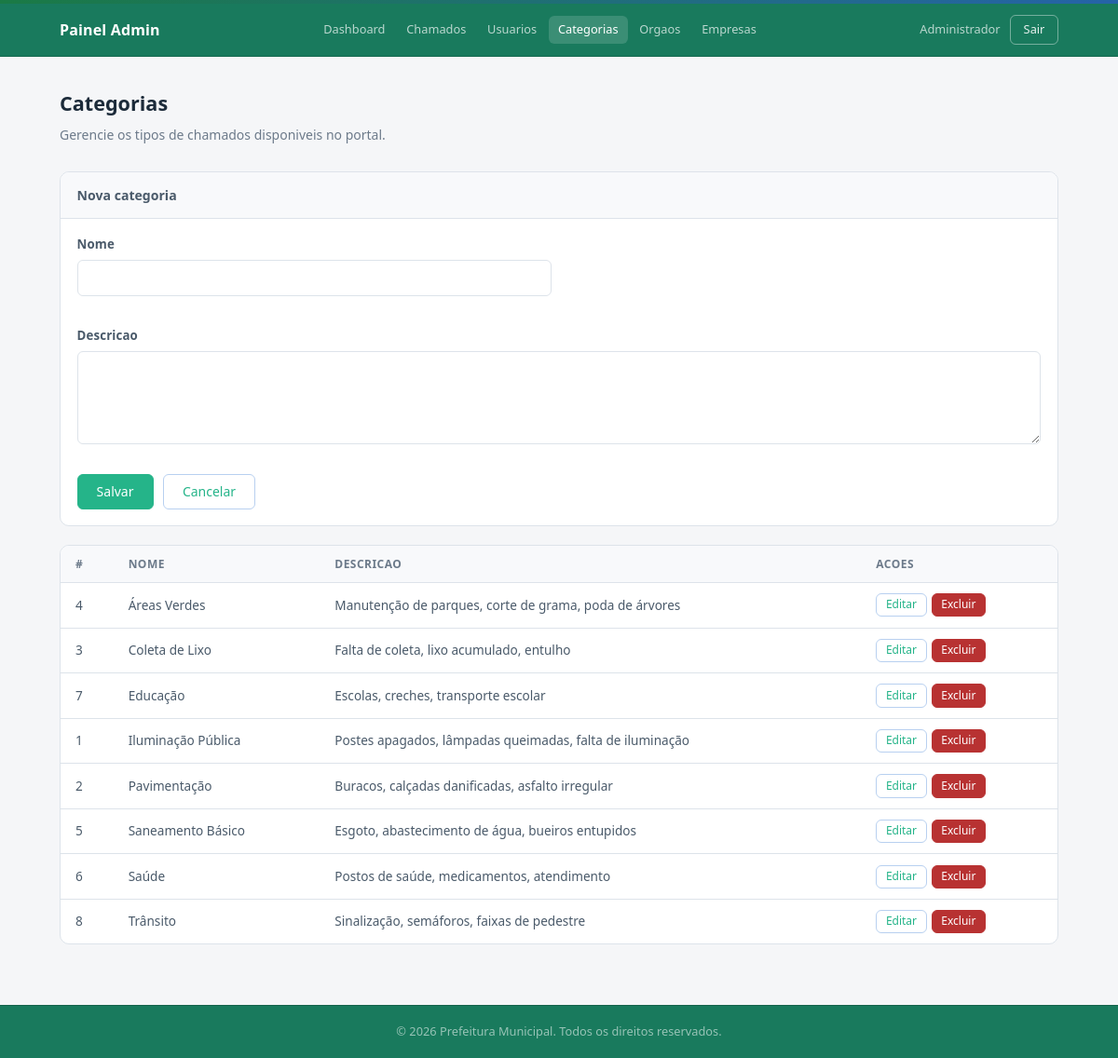
Screenshot of /admin/categorias (signed in) with the database file from the repository.
### tables this page shows
CREATE TABLE `categorias` (
  `id` int(11) NOT NULL,
  `nome` varchar(100) NOT NULL,
  `descricao` text DEFAULT NULL
);

### app/controllers/AdminController.php (called while the page is built, shortened)
<?php
require_once __DIR__ . '/../models/Categoria.php';
class AdminController {
    public function categorias(): void {
        $categoriaModel = new Categoria();
        $categorias = $categoriaModel->listarTodas();
        require __DIR__ . '/../views/admin/categorias.php';
    }
}

### config/database.php (called while the page is built, shortened)
<?php
class Database {
    private static ?PDO $instance = null;
    public static function getConnection(): PDO {
        if (self::$instance === null) {
            $dsn = "mysql:host=" . DB_HOST . ";dbname=" . DB_NAME . ";charset=" . DB_CHARSET;
            $options = [
                PDO::ATTR_ERRMODE            => PDO::ERRMODE_EXCEPTION,
                PDO::ATTR_DEFAULT_FETCH_MODE => PDO::FETCH_ASSOC,
                PDO::ATTR_EMULATE_PREPARES   => false,
            ];
            try {
                self::$instance = new PDO($dsn, DB_USER, DB_PASS, $options);
            } catch (PDOException $e) {
                http_response_code(500);
                die(json_encode(['error' => 'Erro de conexão com o banco de dados.']));
            }
        }
        return self::$instance;
    }
}

### app/models/Categoria.php (called while the page is built, shortened)
<?php
require_once __DIR__ . '/../../config/database.php';
class Categoria {
    private PDO $db;
    public function __construct() {
        $this->db = Database::getConnection();
    }
    public function listarTodas(): array {
        return $this->db->query("SELECT * FROM categorias ORDER BY nome")->fetchAll();
    }
}

### app/views/admin/categorias.php (the view, shortened to what this page needs)
<?php
require __DIR__ . '/../shared/header.php';
require __DIR__ . '/navbar.php';
?>
<main class="admin-main">
    <div class="container">
        <div class="page-header">
            <h2>Categorias</h2>
            <p>Gerencie os tipos de chamados disponiveis no portal.</p>
        </div>
        <section class="card" style="margin-bottom:1.25rem">
            <div class="card-header-admin"><h3 id="form-title">Nova categoria</h3></div>
            <div class="card-body">
                <form id="form-categoria" class="admin-form-grid">
                    <div class="form-group">
                        <label for="categoria-nome">Nome</label>
                        <input type="text" name="nome" id="categoria-nome" required>
                    </div>
                    <div class="form-group form-group-wide">
                        <label for="categoria-descricao">Descricao</label>
                        <textarea name="descricao" id="categoria-descricao" rows="3"></textarea>
                    </div>
                    <div class="form-actions form-group-wide">
                        <button type="submit" class="btn btn-primary">Salvar</button>
                        <button type="button" class="btn btn-outline" onclick="limparFormulario()">Cancelar</button>
                    </div>
                </form>
            </div>
        </section>
        <div class="table-wrapper">
            <table class="table table-hoverable">
                <thead>
                    <tr>
                        <th>#</th>
                        <th>Nome</th>
                        <th>Descricao</th>
                        <th>Acoes</th>
                    </tr>
                </thead>
                <tbody>
                    <?php foreach ($categorias as $categoria): ?>
                        <tr>
                            <td class="text-muted"><?= $categoria['id'] ?></td>
                            <td><?= htmlspecialchars($categoria['nome']) ?></td>
                            <td><?= htmlspecialchars($categoria['descricao'] ?? '') ?></td>
                            <td>
                                <div class="table-actions">
                                    <button class="btn btn-outline btn-xs" onclick='editar(<?= json_encode($categoria, JSON_HEX_APOS | JSON_HEX_QUOT) ?>)'>Editar</button>
                                    <button class="btn btn-danger btn-xs" onclick="excluir(<?= $categoria['id'] ?>)">Excluir</button>
                                </div>
                            </td>
                        </tr>
                    <?php endforeach; ?>
                </tbody>
            </table>
        </div>
    </div>
</main>
<?php require __DIR__ . '/../shared/footer.php'; ?>

### public/css/style.css (style rules this page uses)
*, *::before, *::after { box-sizing: border-box; margin: 0; padding: 0; }
html { font-size: 16px; scroll-behavior: smooth; height: 100%; }
body { font-family: "Segoe UI", system-ui, -apple-system, sans-serif; background: #f5f6f8; color: #1c2b3a; line-height: 1.65; min-height: 100%; display: flex; flex-direction: column; }
body > main, body > .admin-main { flex-grow: 1; }
:root { --primary: #25b489; --primary-dark: #197a5d; --primary-light: #e8f0fb; --primary-border: #b8d0f0; --success: #1a7a45; --success-light: #e6f4ec; --success-border: #a3d4b8; --danger: #b83232; --danger-light: #fceaea; --danger-border: #e8a8a8; --warning: #946800; --warning-light: #fef8e6; --warning-border: #e8d080; --info: #1a6394; --info-light: #e6f2fb; --info-border: #a0cce8; --neutral: #64748b; --neutral-light: #f1f3f5; --neutral-border: #cbd5e1; --bg-page: #f5f6f8; --bg-white: #ffffff; --bg-subtle: #f0f2f5; --bg-stripe: #f8f9fb; --border: #dde3ea; --border-dark: #c8d2dc; --text-primary: #1c2b3a; --text-secondary: #4a5a6a; --text-muted: #6c7a8a; --text-light: #94a3b8; --radius: 6px; --radius-lg: 10px; --radius-xl: 14px; --shadow-xs: 0 1px 3px rgba(0, 0, 0, 0.06); --shadow: 0 2px 6px rgba(0, 0, 0, 0.07); --shadow-md: 0 4px 12px rgba(0, 0, 0, 0.09); --transition: 0.18s ease; }
.container { max-width: 1120px; margin: 0 auto; padding: 0 1.5rem; }
.text-muted { color: var(--text-muted); }
.btn { display: inline-flex; align-items: center; justify-content: center; gap: 6px; padding: 0.5rem 1.25rem; border-radius: var(--radius); border: 1.5px solid transparent; font-size: 0.875rem; font-weight: 500; font-family: inherit; cursor: pointer; transition: var(--transition); text-decoration: none; white-space: nowrap; line-height: 1.4; }
.btn-primary { background: var(--primary); color: #fff; border-color: var(--primary); }
.btn-danger { background: var(--danger); color: #fff; border-color: var(--danger); }
.btn-outline { background: #fff; color: var(--primary); border-color: var(--primary-border); }
.btn-xs { padding: 0.2rem 0.6rem; font-size: 0.75rem; }
.form-group { display: flex; flex-direction: column; gap: 5px; margin-bottom: 1.1rem; }
.form-group label { font-size: 0.83rem; font-weight: 600; color: var(--text-secondary); letter-spacing: 0.01em; }
input[type="text"], input[type="email"], input[type="password"], input[type="file"], select, textarea { width: 100%; padding: 0.5rem 0.85rem; border: 1.5px solid var(--border); border-radius: var(--radius); font-size: 0.875rem; font-family: inherit; background: var(--bg-white); color: var(--text-primary); transition: border-color var(--transition), box-shadow var(--transition); line-height: 1.5; }
textarea { resize: vertical; min-height: 100px; }
.admin-main { padding: 2rem 0 4rem; }
.page-header { margin-bottom: 1.75rem; }
.page-header h2 { font-size: 1.35rem; font-weight: 700; display: flex; align-items: center; gap: 10px; color: var(--text-primary); }
.page-header p { font-size: 0.875rem; color: var(--text-muted); margin-top: 4px; }
.card { background: var(--bg-white); border: 1px solid var(--border); border-radius: var(--radius-lg); overflow: hidden; }
.card-header-admin { padding: 0.8rem 1.1rem; border-bottom: 1px solid var(--border); display: flex; align-items: center; justify-content: space-between; background: var(--bg-stripe); }
.card-header-admin h3 { font-size: 0.88rem; font-weight: 600; color: var(--text-secondary); }
.card-body { padding: 1.1rem; }
.table-wrapper { overflow-x: auto; border: 1px solid var(--border); border-radius: var(--radius-lg); background: var(--bg-white); }
.table { width: 100%; border-collapse: collapse; font-size: 0.85rem; }
.table th { background: var(--bg-stripe); padding: 0.6rem 1rem; text-align: left; font-weight: 600; font-size: 0.75rem; color: var(--text-muted); text-transform: uppercase; letter-spacing: 0.04em; border-bottom: 1px solid var(--border); }
.table td { padding: 0.7rem 1rem; border-bottom: 1px solid var(--border); vertical-align: middle; color: var(--text-secondary); }
.table tr:last-child td { border-bottom: none; }
.table-actions { display: flex; gap: 5px; }
.admin-form-grid { display: grid; grid-template-columns: repeat(2, minmax(0, 1fr)); gap: 0.9rem 1rem; }
.form-group-wide { grid-column: 1 / -1; }
.form-actions { display: flex; gap: 0.65rem; align-items: center; }

### rows the page displays
categorias: id "4", nome "Áreas Verdes", descricao "Manutenção de parques, corte de grama, poda de árvores"
categorias: id "3", nome "Coleta de Lixo", descricao "Falta de coleta, lixo acumulado, entulho"
categorias: id "7", nome "Educação", descricao "Escolas, creches, transporte escolar"
categorias: id "1", nome "Iluminação Pública", descricao "Postes apagados, lâmpadas queimadas, falta de iluminação"
categorias: id "2", nome "Pavimentação", descricao "Buracos, calçadas danificadas, asfalto irregular"
categorias: id "5", nome "Saneamento Básico", descricao "Esgoto, abastecimento de água, bueiros entupidos"
categorias: id "6", nome "Saúde", descricao "Postos de saúde, medicamentos, atendimento"
categorias: id "8", nome "Trânsito", descricao "Sinalização, semáforos, faixas de pedestre"

### other values shown
$_SESSION['nome'] "Administrador"
